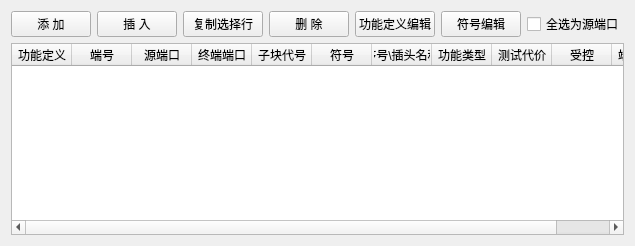
        <widget class="QWidget" name="tab_3">
         <property name="styleSheet">
          <string notr="true">#tab_3{background-color: rgba(19, 67, 79, 1);
    border-color: rgba(19, 67, 79, 1);
    border: 0px solid rgba(61, 255, 255,0.4);
    margin: 2px;}

QGroupBox{
	background-color: rgba(16, 57, 70, 1);
	border: 0px solid rgb(111, 255, 255);
	margin-top:3.3ex;
	color: rgba(102, 249, 247, 1);
	font: 12pt &quot;微软雅黑&quot;;
}

QGroupBox::title{
	subcontrol-origin: margin;
	subcontrol-position: top center;
	background-color: rgba(19, 67, 79, 1);
	padding: 7 10000px;
}

QLabel{
	color: rgba(102, 249, 247, 1);
	font: 12pt &quot;微软雅黑&quot;;
}

QRadioButton{
	color: rgba(102, 249, 247, 1);
	font: 12pt &quot;微软雅黑&quot;;
}

QRadioButton::indicator{
	border-color: rgba(255, 255, 255,0);
	background:transparent;
}


QRadioButton::indicator:checked{
	border-image:url(:/widget/images/green.png)
}

QRadioButton::indicator:unchecked{
	border-image:url(:/widget/images/unchecked.png)
}

QToolButton{
	border: 2px solid rgba(61, 255, 255,0.4);
	background-color: rgba(12, 34, 45, 0.6);
	font: 10pt &quot;微软雅黑&quot;;
	color: rgba(102, 249, 247, 1);
	text-align：center;
}

QToolButton::disabled{
	border: 0px;
	color: rgba(102, 249, 247, 0.3);
	text-align：center;
}

QToolButton::pressed{
	border: 2px solid rgba(61, 255, 255,0.8);
	background-color: rgba(12, 34, 45, 1);
	font: 12pt &quot;微软雅黑&quot;;
}

QToolButton::hover{
	border: 2.5px solid rgba(61, 255, 255,0.8);
	background-color: rgba(12, 34, 45, 0.6);
	font: 75 12pt &quot;微软雅黑&quot;;
}

QDoubleSpinBox{
	border: 0px solid rgba(61, 255, 255,0.4);
	background-color: rgba(255, 255, 255, 0.2);
	font: 12pt &quot;Times New Roman&quot;;
	color: rgba(102, 249, 247, 1);
	text-align：center;
	padding-left:10px;
}</string>
         </property>
         <attribute name="title">
          <string>功能子块</string>
         </attribute>
         <layout class="QGridLayout" name="gridLayout_5">
          <item row="0" column="5">
           <widget class="QPushButton" name="BtnSpurSymbolEdit">
            <property name="text">
             <string>符号编辑</string>
            </property>
           </widget>
          </item>
          <item row="0" column="2">
           <widget class="QPushButton" name="BtnCopySelectRow">
            <property name="text">
             <string>复制选择行</string>
            </property>
           </widget>
          </item>
          <item row="0" column="3">
           <widget class="QPushButton" name="BtnDeleteSpur">
            <property name="text">
             <string>删 除</string>
            </property>
           </widget>
          </item>
          <item row="0" column="0">
           <widget class="QPushButton" name="BtnAddSpur">
            <property name="text">
             <string>添 加</string>
            </property>
           </widget>
          </item>
          <item row="0" column="4">
           <widget class="QPushButton" name="BtnEditFunc">
            <property name="text">
             <string>功能定义编辑</string>
            </property>
           </widget>
          </item>
          <item row="0" column="6">
           <widget class="QCheckBox" name="CbAllSourceConn">
            <property name="text">
             <string>全选为源端口</string>
            </property>
           </widget>
          </item>
          <item row="0" column="1">
           <widget class="QPushButton" name="BtnInsertSpur">
            <property name="text">
             <string>插 入</string>
            </property>
           </widget>
          </item>
          <item row="1" column="0" colspan="7">
           <widget class="QTableWidget" name="tableWidgetSpur">
            <property name="focusPolicy">
             <enum>Qt::NoFocus</enum>
            </property>
            <property name="styleSheet">
             <string notr="true"/>
            </property>
            <property name="editTriggers">
             <set>QAbstractItemView::DoubleClicked</set>
            </property>
            <property name="selectionMode">
             <enum>QAbstractItemView::ExtendedSelection</enum>
            </property>
            <property name="selectionBehavior">
             <enum>QAbstractItemView::SelectRows</enum>
            </property>
            <property name="columnCount">
             <number>11</number>
            </property>
            <attribute name="horizontalHeaderMinimumSectionSize">
             <number>30</number>
            </attribute>
            <attribute name="horizontalHeaderDefaultSectionSize">
             <number>60</number>
            </attribute>
            <column>
             <property name="text">
              <string>功能定义</string>
             </property>
            </column>
            <column>
             <property name="text">
              <string>端号</string>
             </property>
            </column>
            <column>
             <property name="text">
              <string>源端口</string>
             </property>
            </column>
            <column>
             <property name="text">
              <string>终端端口</string>
             </property>
            </column>
            <column>
             <property name="text">
              <string>子块代号</string>
             </property>
            </column>
            <column>
             <property name="text">
              <string>符号</string>
             </property>
            </column>
            <column>
             <property name="text">
              <string>序号\插头名称</string>
             </property>
            </column>
            <column>
             <property name="text">
              <string>功能类型</string>
             </property>
            </column>
            <column>
             <property name="text">
              <string>测试代价</string>
             </property>
            </column>
            <column>
             <property name="text">
              <string>受控</string>
             </property>
            </column>
            <column>
             <property name="text">
              <string>端子描述</string>
             </property>
            </column>
           </widget>
          </item>
         </layout>
        </widget>
